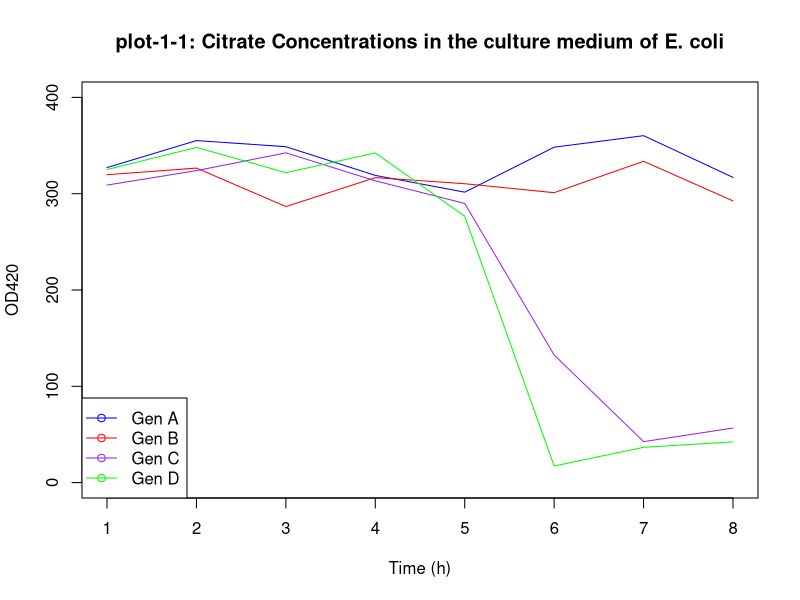
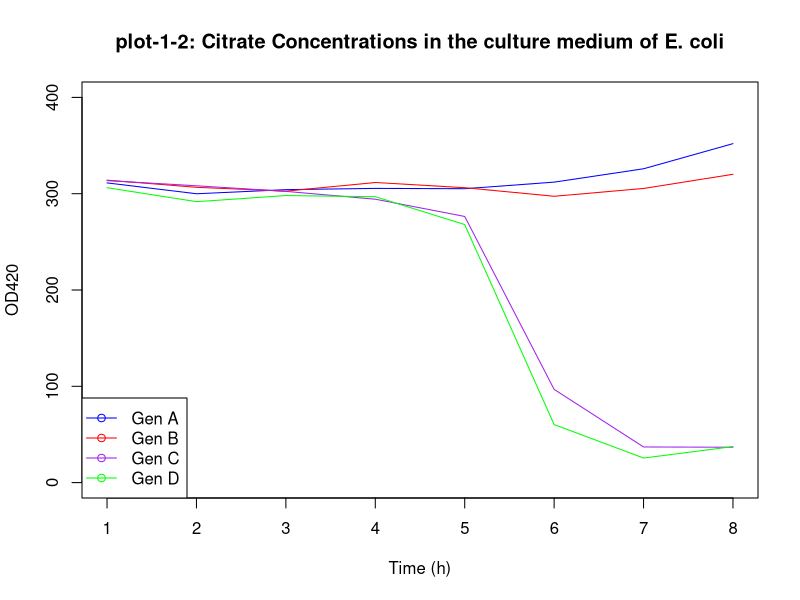
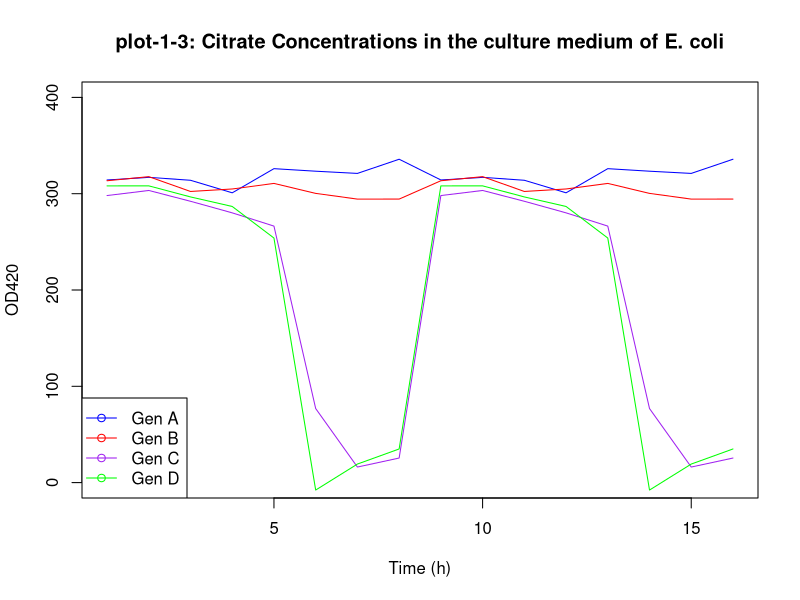
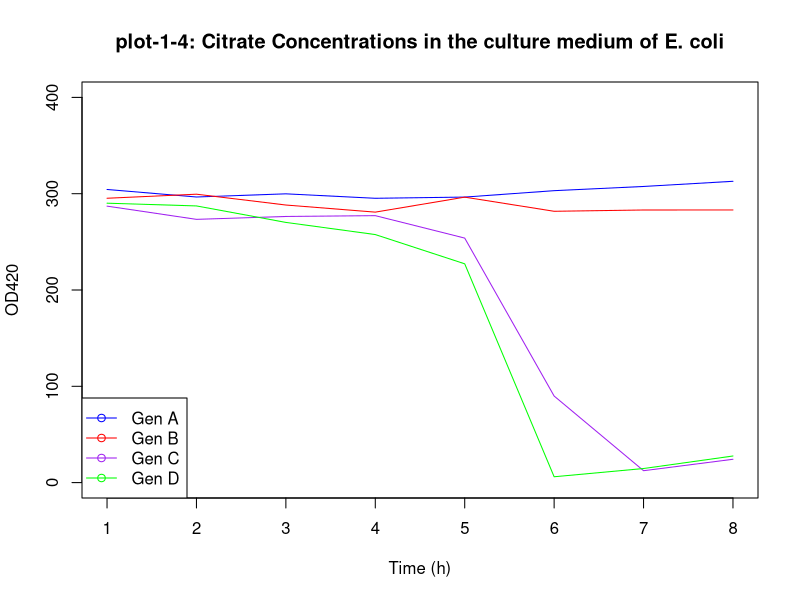
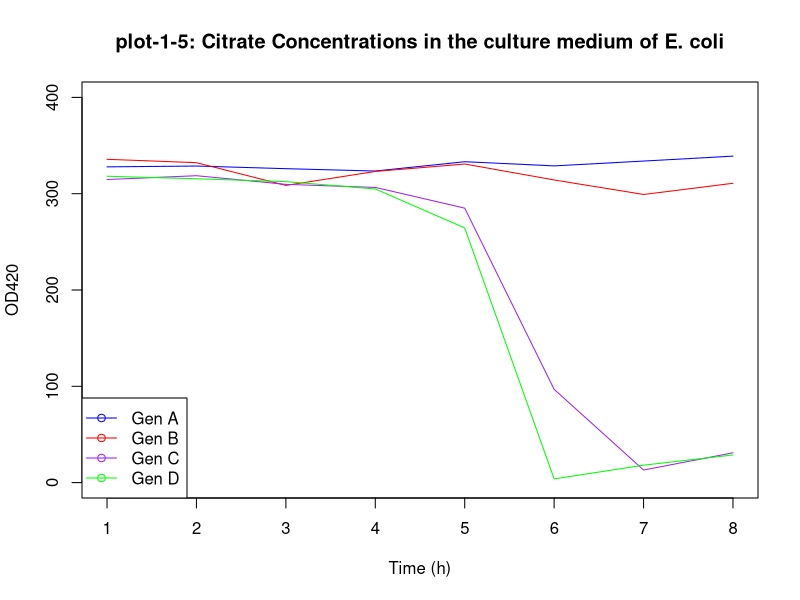
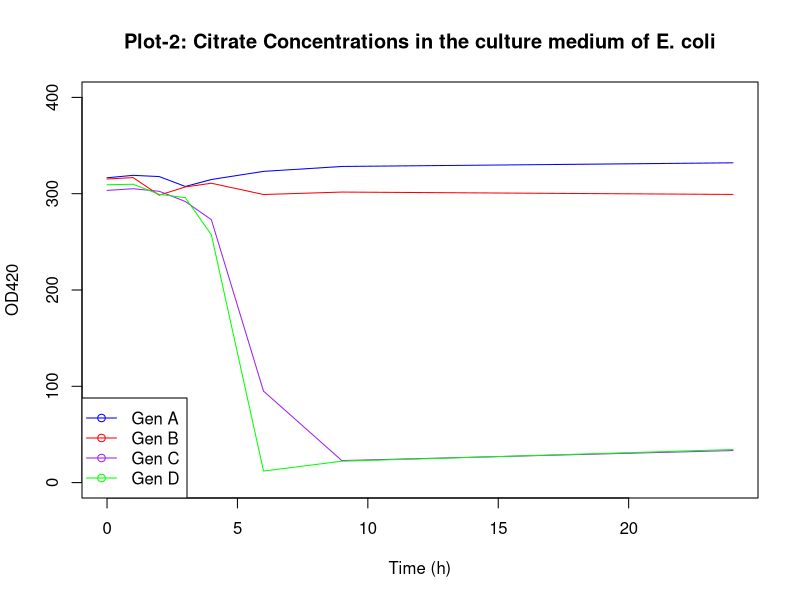

The R script that drew these images, in order:
# MOLGEN R Project 
# Citrate Concentration Data Analysis Script 
# Written By: Kilian Zindel
# 
# ___
# TODO: 
# - [x] Reorganize CSV file
# - [x] Read CSV file into data.frame
# - [x] Calcualte mean and sd for each datapoint 
# - [ ] Output to CSV file, format tables in excel 
# - [ ] Plot: time on the x-axis, citrate concentration [OD420] on the y-axis 


# read in data from .csv file
data <- read.csv("Data_Citrate_concentrations_reorganized.csv", header=TRUE, sep=",")

# rename the columns to make things easier 
colnames(data) <- c("Gen", "time", "repl", "OD420")

# calculate mean and standard deviation for each data points
# create table to store results 
table <- data.frame(Generation=character(), Replicant=numeric(), mean=numeric(), stddev=numeric())
Generations <- list('A', 'B', 'C', 'D')

# get mean and stddev for OD420 values of each generation in each replicant
for (generation in Generations) {
  for (replicant in 1:5) {
    OD420 = subset(data, repl == replicant & Gen == generation)[['OD420']]
    dpmean = mean(OD420)
    dpsd = sd(OD420)
    # print(paste("For replicant", replicant, "and generation", generation, "the mean is", dpmean, "and the standard deviation is", dpsd))
    # add to table 
    table <- rbind(table, data.frame(Generation=generation, Replicant=replicant, mean=dpmean, stddev=dpsd))
  }
}

print("TABLE 1: mean and standard deviation for each generation in each replicant.")
print(table)

table2 <- data.frame(Generation=character(), mean=numeric(), stddev=numeric())

# get mean and stddev for OD420 valyes of each generation across all replicants 
for (generation in Generations) {
  datapoint = subset(data, Gen == generation)[['OD420']]
  dpmean = mean(datapoint)
  dpsd = sd(datapoint) 
  table2 <- rbind(table2, data.frame(Generation=generation, mean=dpmean, stddev=dpsd))
}

print("TABLE 2: mean and standard deviation for each generation across all replicants combined.")
print(table2)

# make plots
for (replicant in 1:5) {
  # open png device
  png(paste("plots/plot", 1, replicant, sep='-'), width=800, height=600)
  
  genA = subset(data, repl == replicant & Gen == 'A')[['OD420']]
  genB = subset(data, repl == replicant & Gen == 'B')[['OD420']]
  genC = subset(data, repl == replicant & Gen == 'C')[['OD420']]
  genD = subset(data, repl == replicant & Gen == 'D')[['OD420']]
  
  title = paste(paste("plot", 1, replicant, sep='-'), "Citrate Concentrations in the culture medium of E. coli", sep=": ")
  plot(genA, type = 'l', ylim=c(0,400), col='blue', main=title, ylab='OD420', xlab='Time (h)')
  lines(genB, type = 'l', col='red')  
  lines(genC, type = 'l', col='purple')
  lines(genD, type = 'l', col='green')
  legend("bottomleft", legend=c("Gen A", "Gen B", "Gen C", "Gen D"), col=c("blue", "red", "purple", "green"), lty=1, pch=1)
  
  # close png device (write) 
  dev.off()
}

# make plot with OD420 averaged across all 5 replicants
# open png device
png("plots/plot-2", width=800, height=600)

# Subset Gen A data across all replicants, group by time, calculate mean
genA_data <- subset(data, Gen == 'A')
genA_mean <- aggregate(OD420 ~ time, data = genA_data, mean, na.rm = TRUE)
genB_data <- subset(data, Gen == 'B')
genB_mean <- aggregate(OD420 ~ time, data = genB_data, mean, na.rm = TRUE)
genC_data <- subset(data, Gen == 'C')
genC_mean <- aggregate(OD420 ~ time, data = genC_data, mean, na.rm = TRUE)
genD_data <- subset(data, Gen == 'D')
genD_mean <- aggregate(OD420 ~ time, data = genD_data, mean, na.rm = TRUE)

title = "Plot-2: Citrate Concentrations in the culture medium of E. coli"
plot(genA_mean, type = 'l', ylim=c(0,400), col='blue', main=title, ylab='OD420', xlab='Time (h)')
lines(genB_mean, type = 'l', col='red')  
lines(genC_mean, type = 'l', col='purple')
lines(genD_mean, type = 'l', col='green')
legend("bottomleft", legend=c("Gen A", "Gen B", "Gen C", "Gen D"), col=c("blue", "red", "purple", "green"), lty=1, pch=1)

# close png device (write) 
dev.off()


